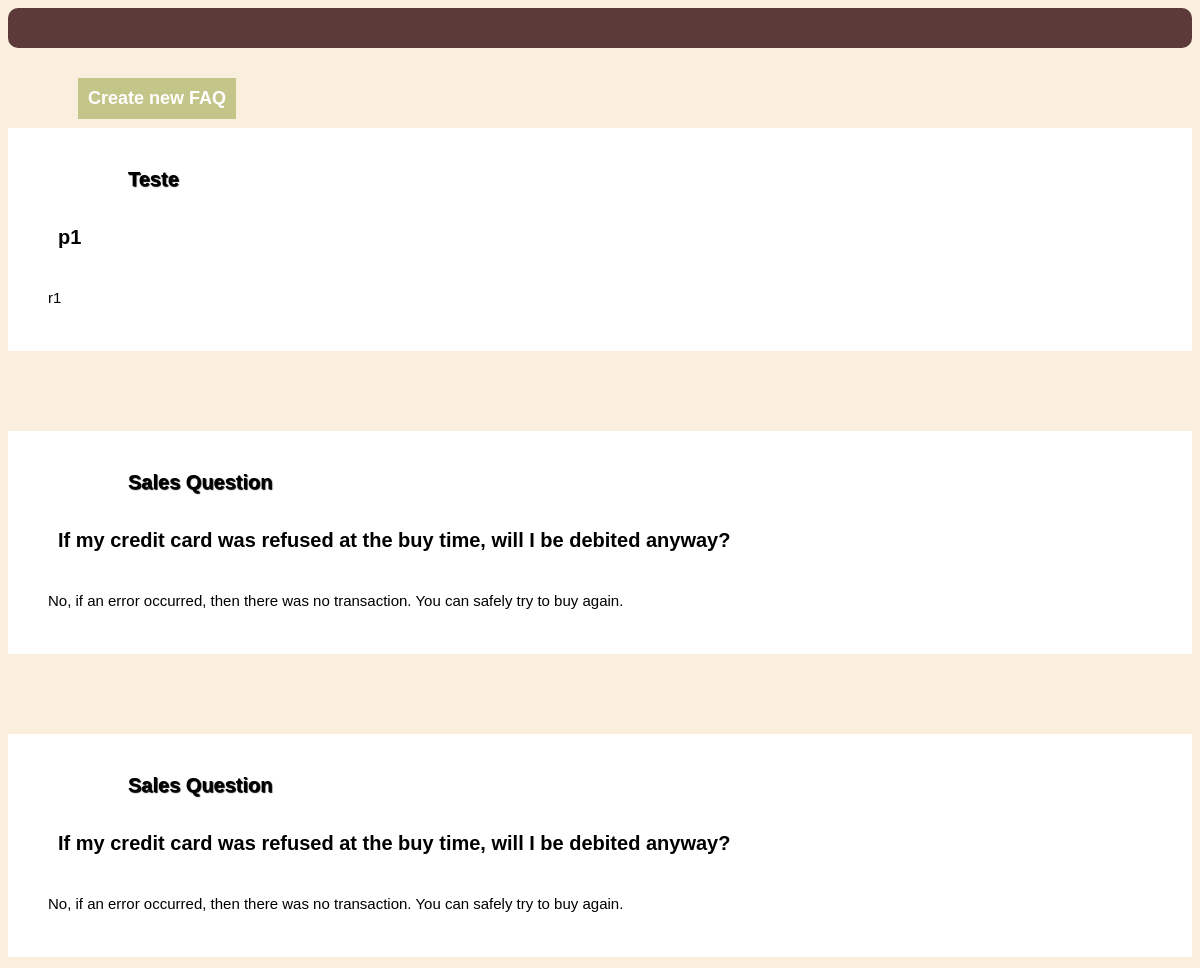
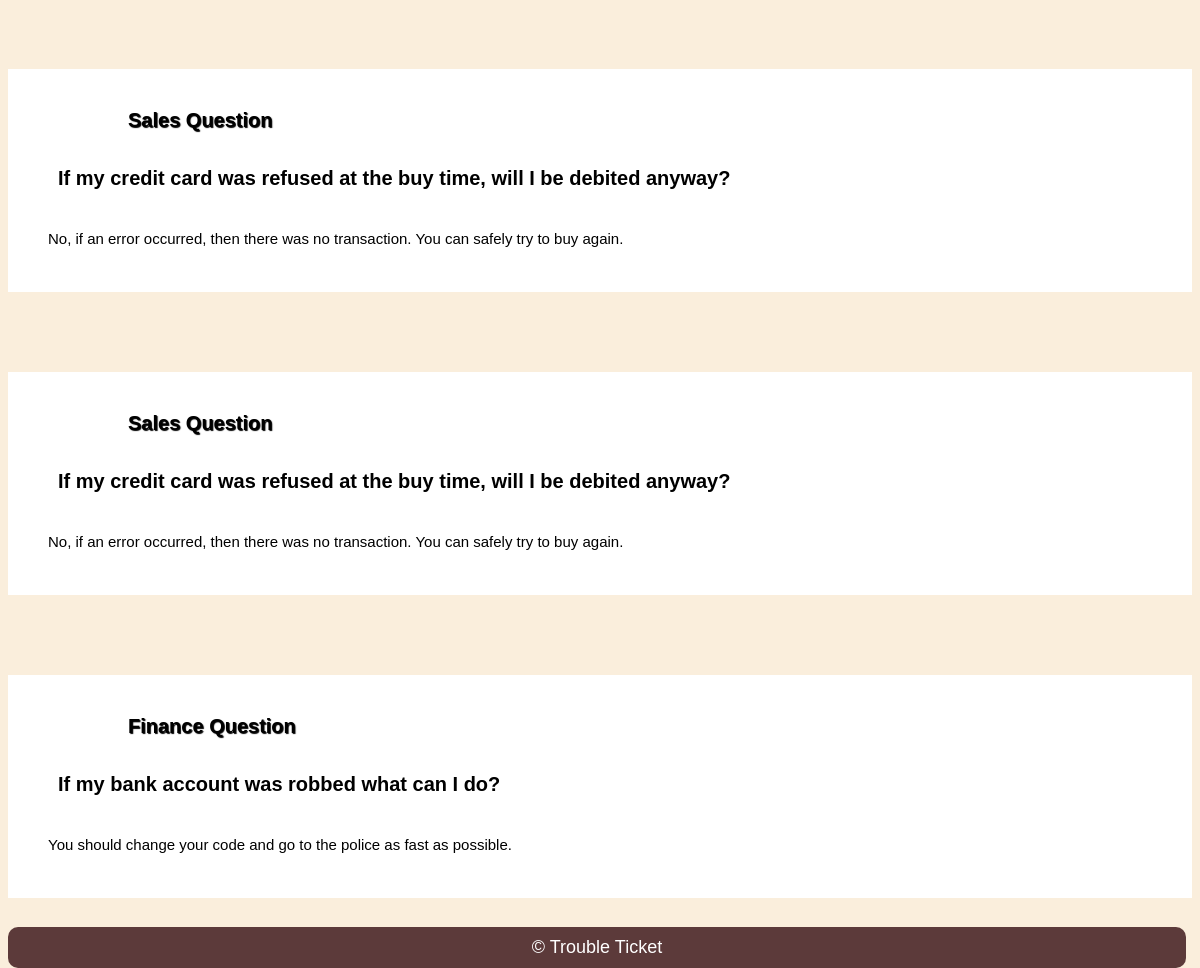
Before: /faq.php (signed in) with the older database file (2 pictures, top to bottom).
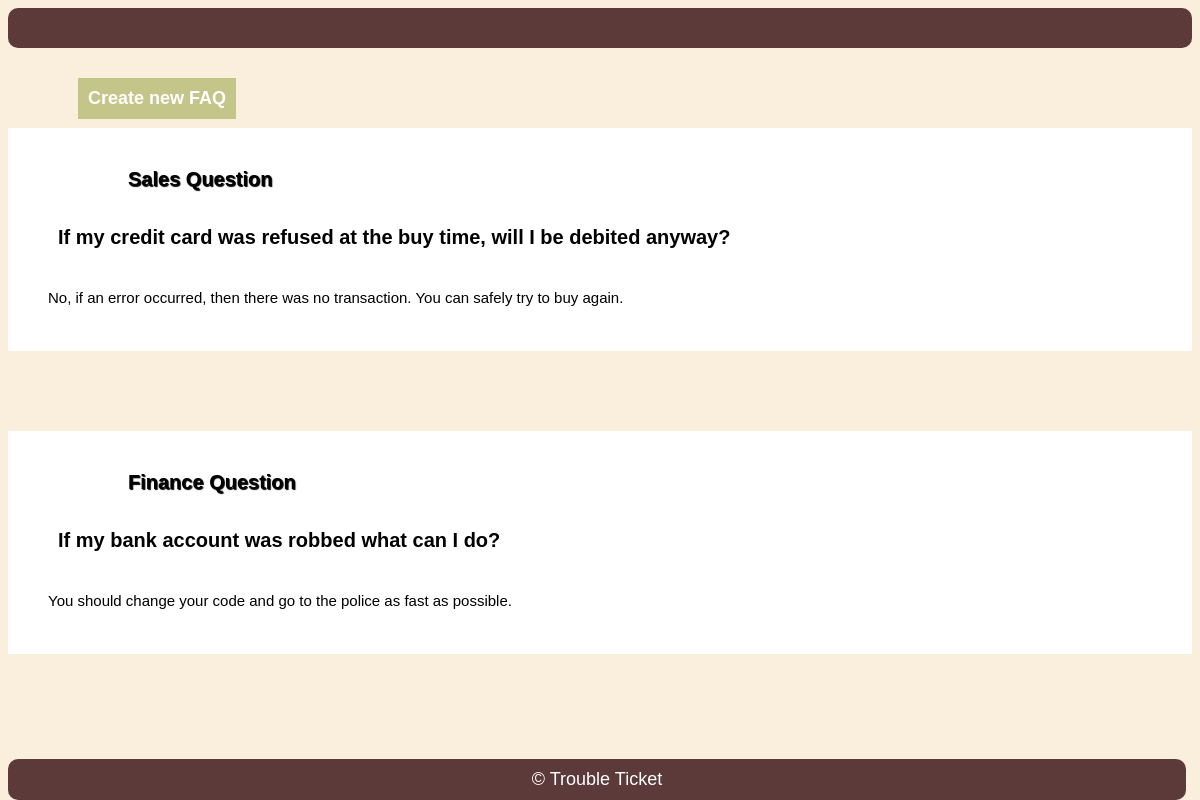
After: the same page with the newer database file.
### tables this page shows
CREATE TABLE faq (
  id INTEGER PRIMARY KEY AUTOINCREMENT,
  title TEXT NOT NULL,
  question TEXT NOT NULL,
  answer TEXT NOT NULL
);

### faq.php (the view, shortened to what this page needs)
<?php
$db = getDataBaseConnection();
$stmt = $db->prepare("SELECT * FROM faq");
$stmt->execute();
$faq = $stmt->fetchAll();
?>
<!DOCTYPE html>
<html lang="en-US">
  <head>
    <link rel="stylesheet" href="style2.css">
  </head>
  <header>
  </header>
  <a href="#" class = "a-prof" onclick="showFormFaq()">Create new FAQ</a>
  <?php foreach ($faq as $f): ?>
  <div id="faq-display">
    <h3 id = "title"><?= $f['title'] ?></h3>
    <p id = "question"><?= $f['question'] ?></p>
    <p id = "answer" ><?= $f['answer'] ?></p>
  </div>
  <?php endforeach; ?>
  <footer>
    &copy; Trouble Ticket
  </footer>
</html>

### style2.css (style rules this page uses)
header { background-color: rgb(92, 58, 58); color: #fff; padding: 20px; text-align: center; margin-bottom: 30px; border-radius: 10px; text-shadow: black 2px 2px 2px; }
a { color: rgb(92, 58, 58); text-decoration: none; }
footer { position: fixed; bottom: 0; width: 96.5%; border-radius: 10px; text-align: center; background-color: rgb(92, 58, 58); color: #fff; padding: 10px; margin-top: 30px; font-size: 18px; }
.a-prof { position: absolute; background-color:rgba(144, 158, 54, 0.5); padding: 10px; margin-left: 70px; display: inline-block; font-size: 18px; font-weight: bold; color: white; box-sizing: content-box; margin-bottom: 20px; }
#faq-display { margin-top: 80px; background-color: #fff; padding: 20px; }
#title { margin-left: 100px; font-size: 20px; padding-bottom: 15px; text-shadow: black 1px 1px 1px; }
#question { margin-left: 30px; font-size: 20px; padding-bottom: 20px; font-weight: bold; }
#answer { margin-left: 20px; font-size: 15px; padding-bottom: 10px; }

Changed rows visible on the page:
removed faq: title "Teste", question "p1", answer "r1"
removed faq: title "Sales Question", question "If my credit card was refused at the buy time, will I be debited anyway?", answer "No, if an error occurred, then there was no transaction. You can safely try to buy again."
removed faq: title "Sales Question", question "If my credit card was refused at the buy time, will I be debited anyway?", answer "No, if an error occurred, then there was no transaction. You can safely try to buy again."
removed faq: title "Sales Question", question "If my credit card was refused at the buy time, will I be debited anyway?", answer "No, if an error occurred, then there was no transaction. You can safely try to buy again."
